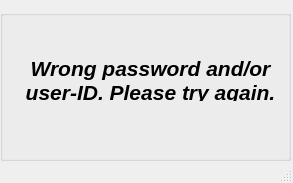
<?xml version="1.0" encoding="UTF-8"?>
<ui version="4.0">
 <class>ErrorWindow</class>
 <widget class="QMainWindow" name="ErrorWindow">
  <property name="geometry">
   <rect>
    <x>0</x>
    <y>0</y>
    <width>293</width>
    <height>183</height>
   </rect>
  </property>
  <property name="font">
   <font>
    <weight>75</weight>
    <italic>true</italic>
    <bold>true</bold>
    <underline>false</underline>
    <kerning>true</kerning>
   </font>
  </property>
  <property name="windowTitle">
   <string>MainWindow</string>
  </property>
  <widget class="QWidget" name="centralwidget">
   <widget class="QGroupBox" name="groupBox">
    <property name="geometry">
     <rect>
      <x>0</x>
      <y>10</y>
      <width>291</width>
      <height>151</height>
     </rect>
    </property>
    <property name="title">
     <string/>
    </property>
    <widget class="QLabel" name="labelerror">
     <property name="geometry">
      <rect>
       <x>20</x>
       <y>50</y>
       <width>261</width>
       <height>41</height>
      </rect>
     </property>
     <property name="font">
      <font>
       <pointsize>16</pointsize>
       <weight>75</weight>
       <italic>true</italic>
       <bold>true</bold>
      </font>
     </property>
     <property name="text">
      <string>Wrong password and/or user-ID. Please try again.</string>
     </property>
     <property name="alignment">
      <set>Qt::AlignCenter</set>
     </property>
     <property name="wordWrap">
      <bool>true</bool>
     </property>
    </widget>
   </widget>
  </widget>
  <widget class="QStatusBar" name="statusbar"/>
 </widget>
 <resources/>
 <connections/>
</ui>
